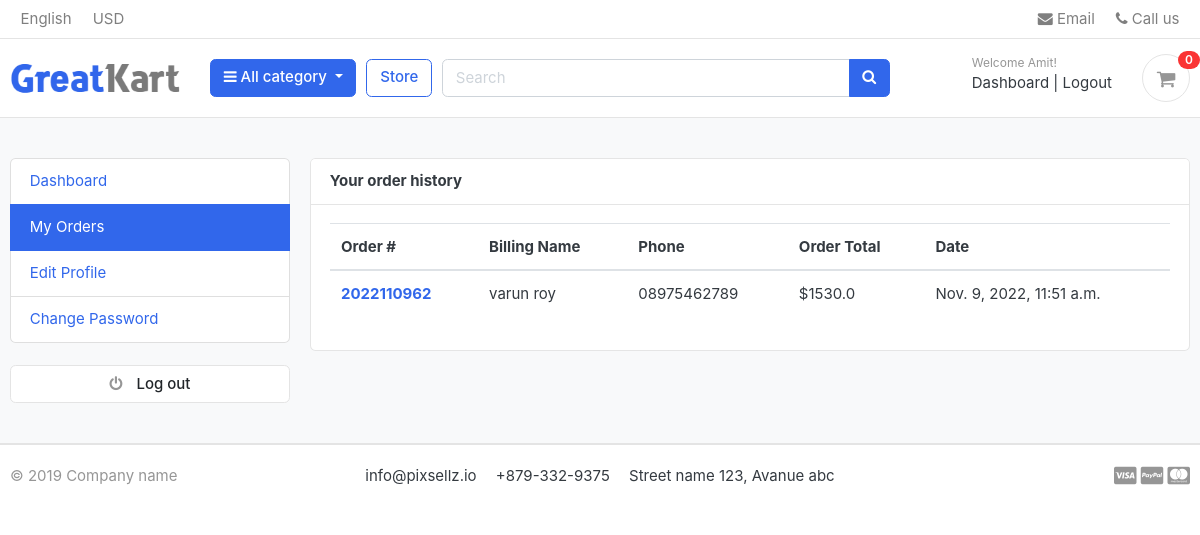
/accounts/my_orders/ (signed in), run on the app's committed database.
### accounts/models.py (models this page shows, shortened)
class Account(AbstractBaseUser):
    first_name = models.CharField(max_length=50)
    last_name = models.CharField(max_length=50)
    username = models.CharField(max_length=50,unique=True)
    email = models.EmailField(max_length=100,unique=True)
    phone_number = models.CharField(max_length=50)
    date_joined = models.DateTimeField(auto_now_add=True)
    last_login = models.DateTimeField(auto_now_add=True)
    is_admin = models.BooleanField(default=False)
    is_staff = models.BooleanField(default=False)
    is_active = models.BooleanField(default=False)
    is_superadmin = models.BooleanField(default=False)
    USERNAME_FIELD = "email"
    REQUIRED_FIELDS = ["username","first_name","last_name"]
    objects = MyAccountManager()

### orders/models.py (models this page shows, shortened)
class Order(models.Model):
    STATUS = (
        ('New', 'New'),
        ('Accepted', 'Accepted'),
        ('Completed', 'Completed'),
        ('Cancelled', 'Cancelled'),
    )
    user = models.ForeignKey(Account, on_delete=models.SET_NULL, null=True)
    payment = models.ForeignKey(Payment, on_delete=models.SET_NULL, blank=True, null=True)
    order_number = models.CharField(max_length=20)
    first_name = models.CharField(max_length=50)
    last_name = models.CharField(max_length=50)
    phone = models.CharField(max_length=15)
    email = models.EmailField(max_length=50)
    address_line_1 = models.CharField(max_length=50)
    address_line_2 = models.CharField(max_length=50, blank=True)
    country = models.CharField(max_length=50)
    state = models.CharField(max_length=50)
    city = models.CharField(max_length=50)
    order_note = models.CharField(max_length=100, blank=True)
    order_total = models.FloatField()
    tax = models.FloatField()
    status = models.CharField(max_length=10, choices=STATUS, default='New')
    ip = models.CharField(blank=True, max_length=20)
    is_ordered = models.BooleanField(default=False)
    created_at = models.DateTimeField(auto_now_add=True)
    updated_at = models.DateTimeField(auto_now=True)
    def full_name(self):
        return f'{self.first_name} {self.last_name}'

### accounts/views.py (the view)
# urls.py: path('my_orders/', views.my_orders, name='my_orders'),
@login_required(login_url='login')
def my_orders(request):
    orders = Order.objects.filter(user=request.user, is_ordered=True).order_by('-created_at')
    context = {
        'orders': orders,
    }
    return render(request, 'accounts/my_orders.html',context)

### carts/context_processors.py (called while the page is built)
def counter(request):
    cart_count = 0
    if 'admin' in request.path:
        return {}
    else:
        try:
            cart = Cart.objects.filter(cart_id=_cart_id(request))
            if request.user.is_authenticated:
                cart_items = CartItem.objects.all().filter(user=request.user)
            else:
                cart_items = CartItem.objects.all().filter(cart=cart[:1])
            for cart_item in cart_items:
                cart_count += cart_item.quantity
        except Cart.DoesNotExist:
            cart_count = 0
    return dict(cart_count=cart_count)

### carts/views.py (called while the page is built)
def _cart_id(request):
    cart = request.session.session_key
    if not cart:
        cart =request.session.create()
    return cart

### category/context_processors.py (called while the page is built)
def menu_links(request):
    links = Category.objects.all()
    return dict(links=links)

### category/models.py (called while the page is built)
    def get_url(self):
        return reverse('products_by_category',args=[self.slug])

### templates/accounts/my_orders.html (shortened to what this page needs)
{% extends 'base.html' %}
{% block content %}
<section class="section-conten padding-y bg">
    <div class="container">
        <div class="row">
       {% include 'includes/dashboard_sidebar.html' %}
        <main class="col-md-9">
            <article class="card">
            <header class="card-header">
                <strong class="d-inline-block mr-3">Your order history</strong>
            </header>
            <div class="card-body">
                <div class="row">
                    <div class="col-md-12">
                        <table class="table table-hover">
                            <thead>
                              <tr>
                                <th scope="col">Order #</th>
                                <th scope="col">Billing Name</th>
                                <th scope="col">Phone</th>
                                <th scope="col">Order Total</th>
                                      <th scope="col">Date</th>
                              </tr>
                            </thead>
                            <tbody>
                                {% for order in orders %}
                              <tr>
                                <th scope="row"><a href="{% url 'order_detail' order.order_number %}">{{order.order_number}}</a></th>
                                <td>{{order.full_name}}</td>
                                <td>{{order.phone}}</td>
                                <td>${{order.order_total}}</td>
                                <td>{{order.created_at}}</td>
                              </tr>
                               {% endfor %}
                            </tbody>
                          </table>
                    </div>
                </div>
            </div>
            </article>
        </main>
    </div>
    </div>
    </section>
{% endblock %}

### templates/includes/navbar.html (shortened to what this page needs)
{% load static %}
<header class="section-header">
    <nav class="navbar p-md-0 navbar-expand-sm navbar-light border-bottom">
    <div class="container">
      <div class="collapse navbar-collapse" id="navbarTop4">
        <ul class="navbar-nav mr-auto">
            <li class="nav-item dropdown">
                 <a href="#" class="nav-link">   English </a>
            </li>
            <li class="nav-item dropdown">
                <a href="#" class="nav-link"> USD </a>
            </li>
        </ul>
        <ul class="navbar-nav">
            <li><a href="#" class="nav-link"> <i class="fa fa-envelope"></i> Email </a></li>
            <li><a href="#" class="nav-link"> <i class="fa fa-phone"></i> Call us </a></li>
        </ul>
      </div>
    </div>
    </nav>
    <section class="header-main border-bottom">
        <div class="container">
    <div class="row align-items-center">
        <div class="col-lg-2 col-md-3 col-6">
            <a href="{% url 'home' %}" class="brand-wrap">
                <img class="logo" src="{% static './images/logo.png' %}">
            </a>
        </div>
        <div class="col-lg col-sm col-md col-6 flex-grow-0">
            <div class="category-wrap dropdown d-inline-block float-right">
                <button type="button" class="btn btn-primary dropdown-toggle" data-toggle="dropdown">
                    <i class="fa fa-bars"></i> All category
                </button>
            </div>
        </div>
        <a href="{% url 'store' %}" class="btn btn-outline-primary">Store</a>
        <div class="col-lg  col-md-6 col-sm-12 col">
            <form action="{% url 'search' %}" class="search" method="GET">
                <div class="input-group w-100">
                    <input type="text" class="form-control" style="width:60%;" placeholder="Search" name="keyword">
                    <div class="input-group-append">
                      <button class="btn btn-primary" type="submit">
                        <i class="fa fa-search"></i>
                      </button>
                    </div>
                </div>
            </form>
        </div>
        <div class="col-lg-3 col-sm-6 col-8 order-2 order-lg-3">
                    <div class="d-flex justify-content-end mb-3 mb-lg-0">
                        {% if user.id is None %}
                        <div class="widget-header">
                            <small class="title text-muted">Welcome guest!</small>
                            <div>
                                <a href="{% url 'login' %}">Sign in</a> <span class="dark-transp"> | </span>
                                <a href="{% url 'register' %}"> Register</a>
                            </div>
                        </div>
                        {% else %}
                        <div class="widget-header">
                            <small class="title text-muted">Welcome {{user.first_name}}!</small>
                            <div>
                                <a href="{% url 'dashboard' %}">Dashboard</a> <span class="dark-transp"> | </span>
                                <a href="{% url 'logout' %}"> Logout</a>
                            </div>
                        </div>
                        {% endif %}
                        <a href="{% url 'cart' %}" class="widget-header pl-3 ml-3">
                            <div class="icon icon-sm rounded-circle border"><i class="fa fa-shopping-cart"></i></div>
                            <span class="badge badge-pill badge-danger notify">{{cart_count}}</span>
                        </a>
                    </div>
                </div>
    </div>
        </div>
    </section>
    </header>

### static/css/ui.css (style rules this page uses)
html { font-family: "Inter", sans-serif; font-size: 15px; }
.icon-xs, .icon-sm, .icon-md, .icon-lg { display: inline-block; text-align: center; flex-shrink: 0; flex-grow: 0; }
.icon-sm { width: 48px; height: 48px; line-height: 48px !important; font-size: 20px; }
.padding-y { padding-top: 40px; padding-bottom: 40px; }
article:after, .form-group:after { display: block; clear: both; content: ""; }
.bg { background-color: #f8f9fa; }
.header-main { position: relative; padding-top: 1rem; padding-bottom: 1rem; }
.brand-wrap .logo, .navbar-brand .logo { margin-right: 7px; max-height: 42px; display: inline-block; }
.widget-header { display: inline-block; vertical-align: middle; position: relative; }
.widget-header a { color: #343a40; }
.widget-header i { color: #969696; }
.widget-header .title { display: block; }
.widget-header .notify { position: absolute; top: -3px; right: -10px; }
.notify { position: absolute; top: -4px; right: -10px; display: inline-block; padding: 0.25em 0.6em; font-size: 12px; line-height: 1; text-align: center; border-radius: 3rem; color: #fff; background-color: #fa3434; }

### data on the page
Account: first_name "Amit"
Order: order_number "2022110962", full_name "varun roy", phone "08975462789", order_total "1530.0", created_at "Nov. 9, 2022, 11:51 a.m."

### other printed values
{{ cart_count }} "0"
